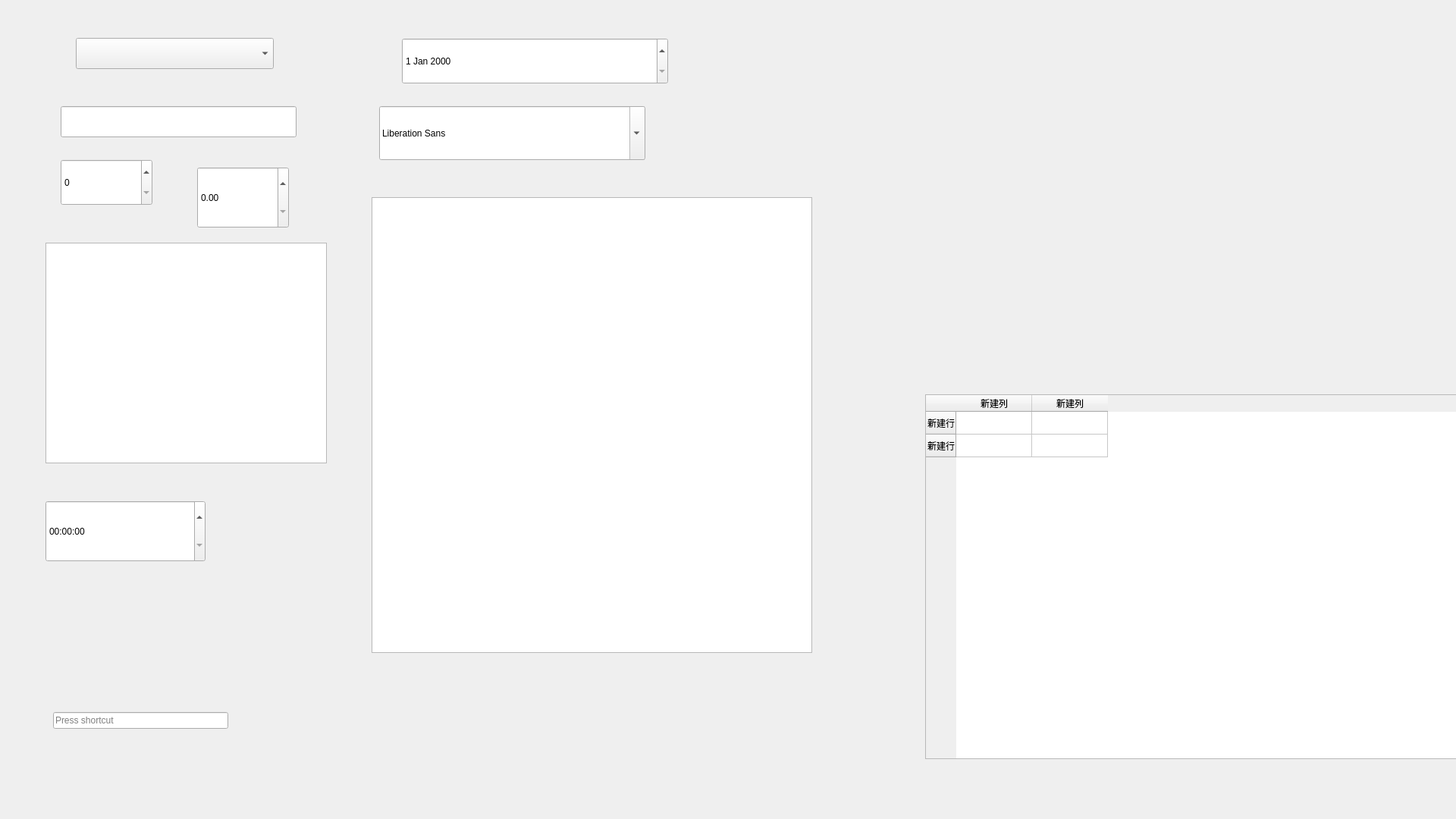
<?xml version="1.0" encoding="UTF-8"?>
<ui version="4.0">
 <class>MainWindow</class>
 <widget class="QMainWindow" name="MainWindow">
  <property name="geometry">
   <rect>
    <x>0</x>
    <y>0</y>
    <width>1920</width>
    <height>1080</height>
   </rect>
  </property>
  <property name="windowTitle">
   <string>MainWindow</string>
  </property>
  <widget class="QWidget" name="centralWidget">
   <widget class="QLineEdit" name="lineEdit">
    <property name="geometry">
     <rect>
      <x>80</x>
      <y>140</y>
      <width>311</width>
      <height>41</height>
     </rect>
    </property>
   </widget>
   <widget class="QTableWidget" name="tableWidget">
    <property name="geometry">
     <rect>
      <x>1220</x>
      <y>520</y>
      <width>721</width>
      <height>481</height>
     </rect>
    </property>
    <row>
     <property name="text">
      <string>新建行</string>
     </property>
    </row>
    <row>
     <property name="text">
      <string>新建行</string>
     </property>
    </row>
    <column>
     <property name="text">
      <string>新建列</string>
     </property>
    </column>
    <column>
     <property name="text">
      <string>新建列</string>
     </property>
    </column>
   </widget>
   <widget class="QSpinBox" name="spinBox">
    <property name="geometry">
     <rect>
      <x>80</x>
      <y>210</y>
      <width>121</width>
      <height>61</height>
     </rect>
    </property>
   </widget>
   <widget class="QComboBox" name="comboBox">
    <property name="geometry">
     <rect>
      <x>100</x>
      <y>50</y>
      <width>261</width>
      <height>41</height>
     </rect>
    </property>
   </widget>
   <widget class="QDateEdit" name="dateEdit">
    <property name="geometry">
     <rect>
      <x>530</x>
      <y>50</y>
      <width>351</width>
      <height>61</height>
     </rect>
    </property>
   </widget>
   <widget class="QTimeEdit" name="timeEdit">
    <property name="geometry">
     <rect>
      <x>60</x>
      <y>660</y>
      <width>211</width>
      <height>81</height>
     </rect>
    </property>
   </widget>
   <widget class="QTextEdit" name="textEdit">
    <property name="geometry">
     <rect>
      <x>490</x>
      <y>260</y>
      <width>581</width>
      <height>601</height>
     </rect>
    </property>
   </widget>
   <widget class="QDoubleSpinBox" name="doubleSpinBox">
    <property name="geometry">
     <rect>
      <x>260</x>
      <y>220</y>
      <width>121</width>
      <height>81</height>
     </rect>
    </property>
   </widget>
   <widget class="QKeySequenceEdit" name="keySequenceEdit">
    <property name="geometry">
     <rect>
      <x>70</x>
      <y>870</y>
      <width>231</width>
      <height>161</height>
     </rect>
    </property>
   </widget>
   <widget class="QFontComboBox" name="fontComboBox">
    <property name="geometry">
     <rect>
      <x>500</x>
      <y>140</y>
      <width>351</width>
      <height>71</height>
     </rect>
    </property>
   </widget>
   <widget class="QPlainTextEdit" name="plainTextEdit">
    <property name="geometry">
     <rect>
      <x>60</x>
      <y>320</y>
      <width>371</width>
      <height>291</height>
     </rect>
    </property>
   </widget>
  </widget>
 </widget>
 <layoutdefault spacing="6" margin="11"/>
 <resources/>
 <connections/>
</ui>
